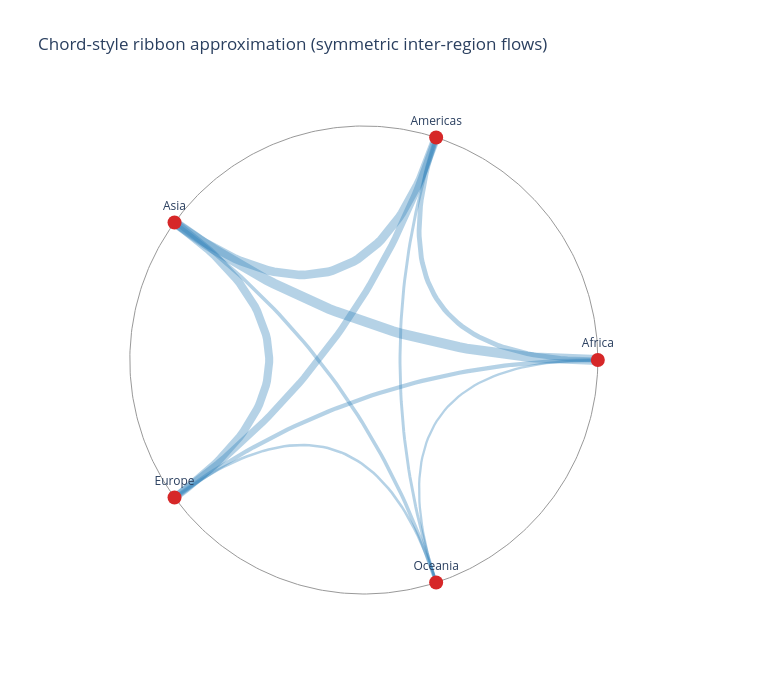

Write notebook code for a chart like this one.
### Markdown cell above
## 4) Chord-style ribbon approximation (Plotly)

Phan nay tao chord-style bang ribbon path de minh hoa ket noi hai chieu giua cac nhom.
Day la ban xap xi de giang day (de doc pattern), khong phai implementation chord engine day du.

### Code cell
import math

# symmetric matrix for chord-style demo
nodes = ["Africa", "Americas", "Asia", "Europe", "Oceania"]
M = np.array([
    [0, 12, 28, 10, 4],
    [12, 0, 24, 18, 6],
    [28, 24, 0, 22, 8],
    [10, 18, 22, 0, 5],
    [4, 6, 8, 5, 0],
], dtype=float)

# angles on unit circle
n = len(nodes)
angles = np.linspace(0, 2 * np.pi, n, endpoint=False)
R = 1.0
node_xy = {nodes[i]: (R * np.cos(angles[i]), R * np.sin(angles[i])) for i in range(n)}

# helper: quadratic bezier for smooth ribbons

def qbez(p0, p1, pc, t):
    return (
        (1 - t) ** 2 * p0[0] + 2 * (1 - t) * t * pc[0] + t**2 * p1[0],
        (1 - t) ** 2 * p0[1] + 2 * (1 - t) * t * pc[1] + t**2 * p1[1],
    )

fig = go.Figure()

# draw outer circle
th = np.linspace(0, 2 * np.pi, 400)
fig.add_trace(
    go.Scatter(
        x=np.cos(th),
        y=np.sin(th),
        mode="lines",
        line=dict(color="#999", width=1),
        hoverinfo="skip",
        showlegend=False,
    )
)

# draw ribbons for upper triangle
max_w = M.max()
for i in range(n):
    for j in range(i + 1, n):
        w = M[i, j]
        if w <= 0:
            continue

        p0 = node_xy[nodes[i]]
        p1 = node_xy[nodes[j]]
        # control point closer to center; tweak by weight
        shrink = 0.22 + 0.18 * (w / max_w)
        pc = (0.0, 0.0)

        ts = np.linspace(0, 1, 60)
        curve = np.array([qbez(p0, p1, pc, t) for t in ts])

        fig.add_trace(
            go.Scatter(
                x=curve[:, 0],
                y=curve[:, 1],
                mode="lines",
                line=dict(width=1 + 9 * (w / max_w), color="rgba(44,127,184,0.35)"),
                hovertemplate=f"{nodes[i]} ↔ {nodes[j]}<br>flow={w}<extra></extra>",
                showlegend=False,
            )
        )

# draw nodes + labels
for name, (x, y) in node_xy.items():
    fig.add_trace(
        go.Scatter(
            x=[x],
            y=[y],
            mode="markers+text",
            marker=dict(size=14, color="#d62728"),
            text=[name],
            textposition="top center",
            hoverinfo="text",
            showlegend=False,
        )
    )

fig.update_layout(
    title="Chord-style ribbon approximation (symmetric inter-region flows)",
    xaxis=dict(visible=False),
    yaxis=dict(visible=False, scaleanchor="x", scaleratio=1),
    width=760,
    height=700,
    plot_bgcolor="white",
    paper_bgcolor="white",
)
fig.show()
